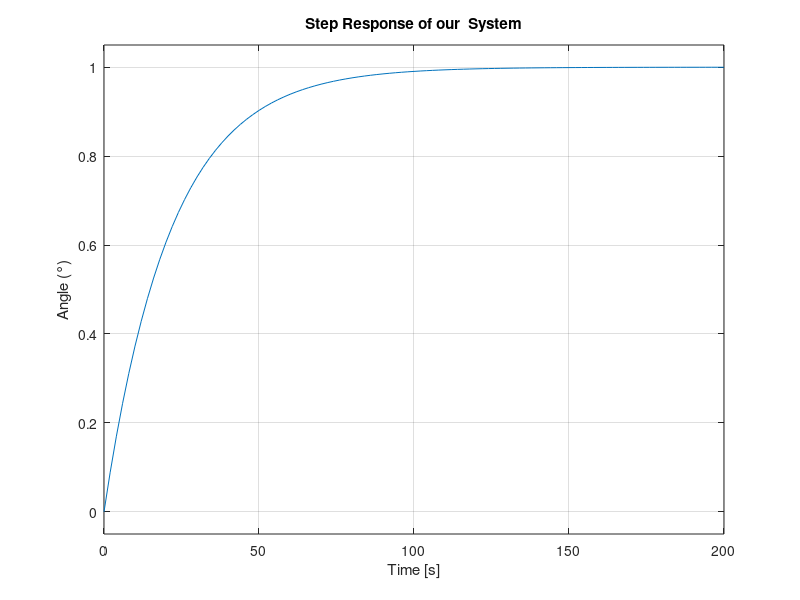

Here is the MATLAB script that generated this plot:
% Define the time constant
T = 21.45; % seconds

% Create the transfer function
numerator = 1;
denominator = [T 1];
sys = tf(numerator, denominator);

% Plot the step response
step(sys);
title('Step Response of our  System');
xlabel('Time [s]');
ylabel('Angle (°)');
grid on;